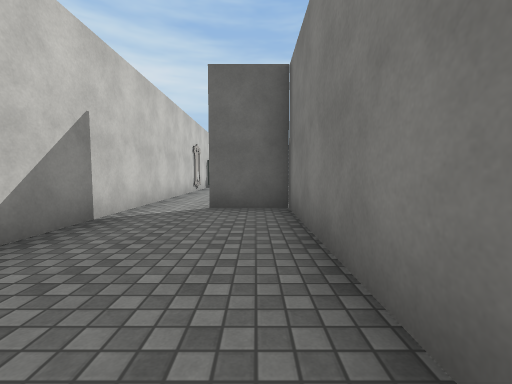
view 1 (above)

12 first-person views from a walk through a Unity game level. The camera is 1.2 m above the floor, tilts 4° down and sees 90° across. The floor is counted in squares, 2 m on a side. Each view is taken from the middle of a square. On the plan, view 1 faces up. The plan holds only what a view shows up to about 9 squares ahead; the rest is blank. The place goes on beyond the plan. The player character is not drawn. Some animated figures are left out. Door leaves are left out, so doorways stand open. Some surface patterns are stand-ins.

view 2
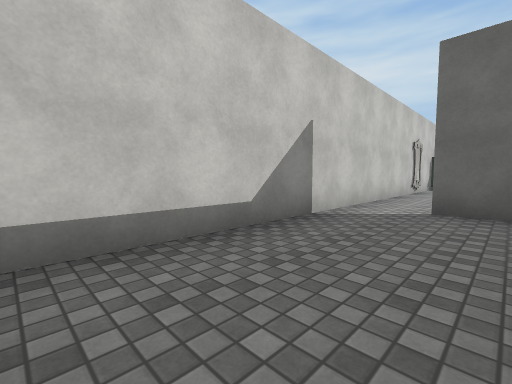

view 3
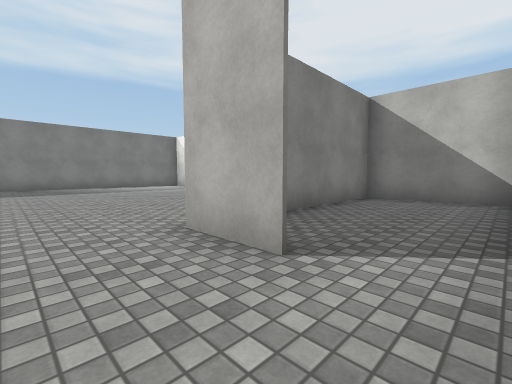

view 4
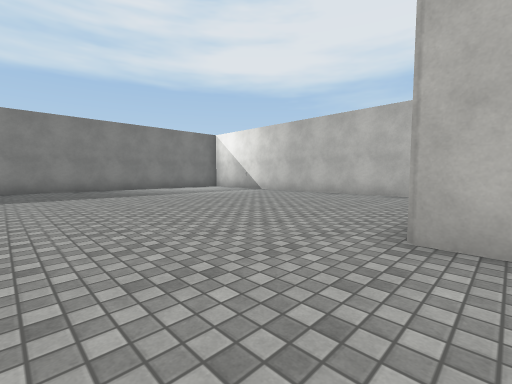

view 5
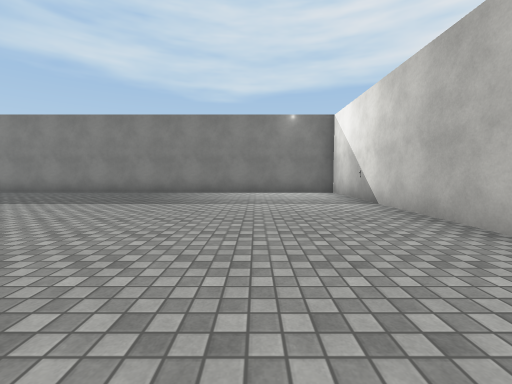

view 6
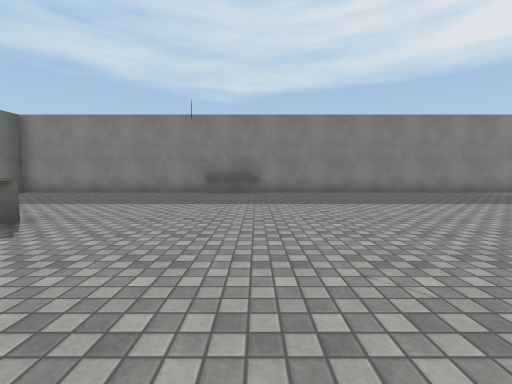

view 7
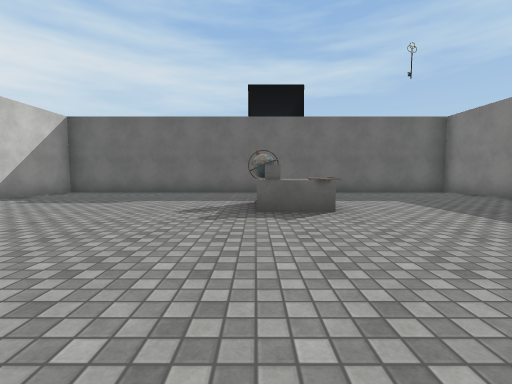

view 8
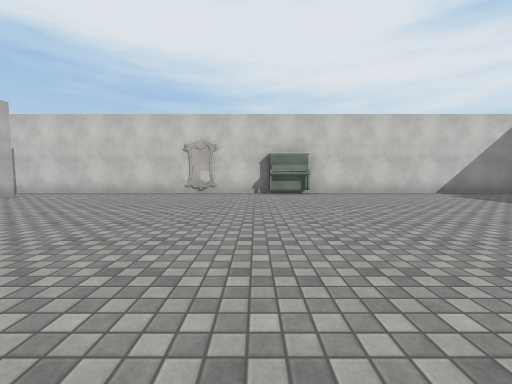

view 9
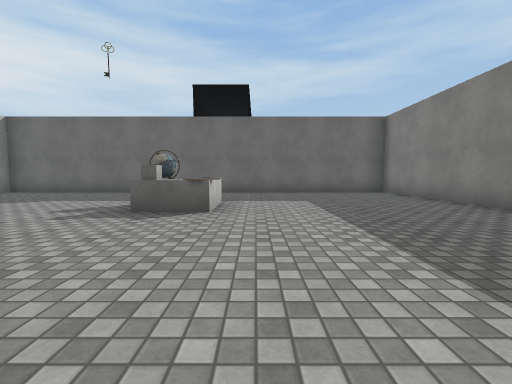

view 10
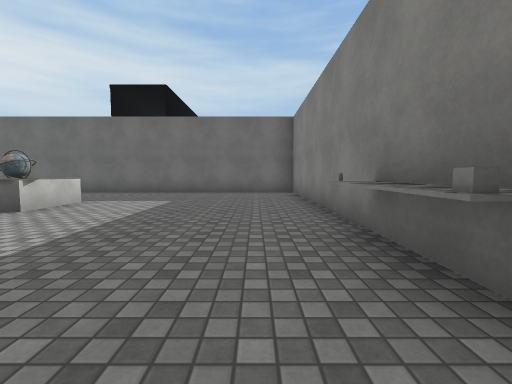

view 11
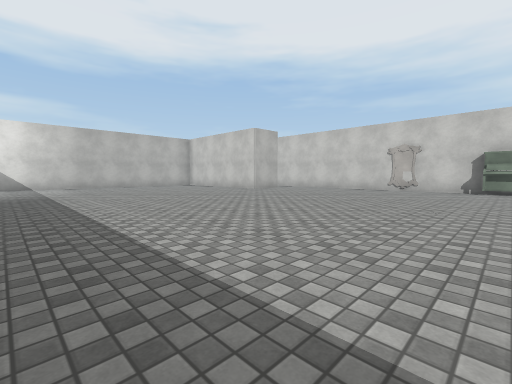

view 12
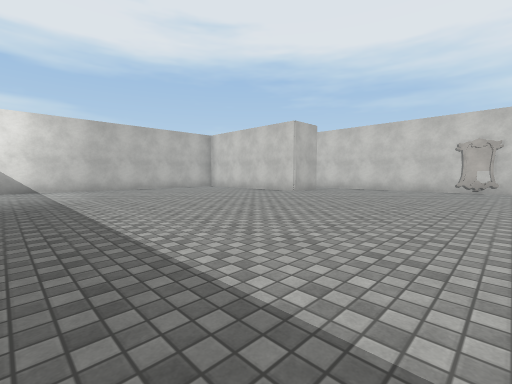

### Floor plan
Ten units are one square. View 1 is at (0, 0); x grows to the right and y downward. Boxes are objects, and circles mark ways between rooms. Rooms are numbered by the first view taken in them; rooms with no view inside come last. Other rooms are left out.
<svg viewBox="-30 -200 140 210">
<path fill="none" stroke="#000" d="M-20 5 10 5M-21 -46 -21 1M6 5 6 -45 -9 -45M-9 -45 6 -45M10 5 102 5 102 -195 -21 -195 -21 -46M98 -124 98 -136"/>
<rect x="-25" y="-95" width="10" height="10" fill="#bbb"><title>other object</title></rect>
<rect x="-25" y="-125" width="10" height="10" fill="#bbb"><title>other object</title></rect>
<rect x="35" y="-155" width="10" height="10" fill="#bbb"><title>other object</title></rect>
<rect x="35" y="-165" width="10" height="10" fill="#bbb"><title>other object</title></rect>
<rect x="45" y="-155" width="10" height="10" fill="#bbb"><title>other object</title></rect>
<rect x="95" y="-125" width="10" height="10" fill="#bbb"><title>other object</title></rect>
<circle cx="-15" cy="-45" r="3" fill="#2a7"/>
<text x="-10" y="-20">1</text>
<text x="40" y="-100">2</text>
</svg>
Room 1 opens to room 2.

Where each view was taken, in squares from view 1:
view 1: 0 up, 0 right, facing up
view 2: 0 up, 0 right, facing up-left
view 3: 6 up, 2 left, facing down-right
view 4: 7 up, 0 right, facing down-right
view 5: 2 up, 2 right, facing right
view 6: 12 up, 2 right, facing right
view 7: 11 up, 4 right, facing up
view 8: 11 up, 6 right, facing left
view 9: 11 up, 6 right, facing up
view 10: 11 up, 9 right, facing up
view 11: 12 up, 8 right, facing down-left
view 12: 10 up, 8 right, facing down-left
